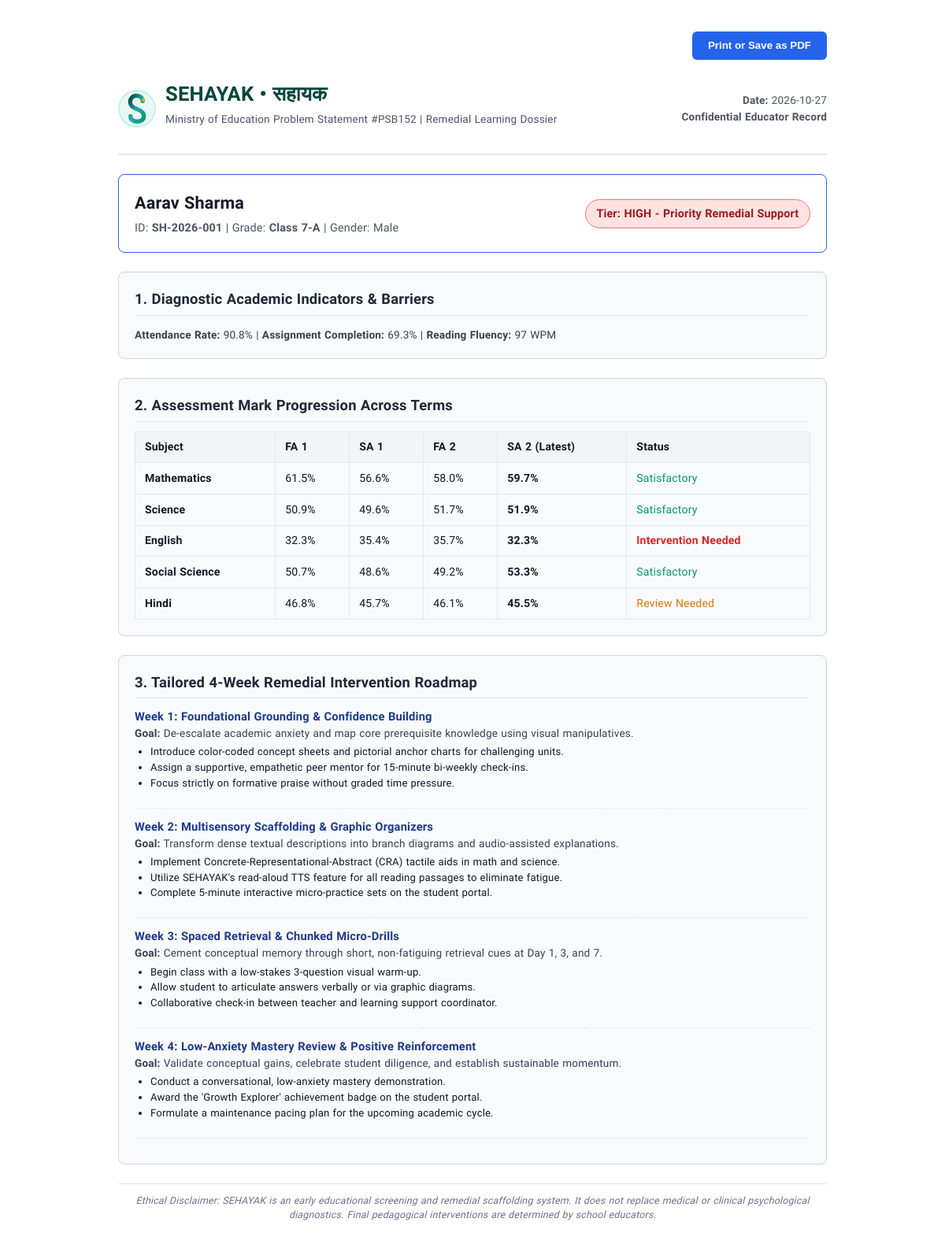
Page /print/SH-2026-001 (signed in) on the committed database.
### tables this page shows
CREATE TABLE students (
            student_id TEXT PRIMARY KEY,
            name TEXT NOT NULL,
            grade TEXT,
            section TEXT,
            teacher_id TEXT DEFAULT 'teacher1',
            gender TEXT,
            attendance_rate REAL,
            assignment_completion_rate REAL,
            homework_accuracy REAL,
            class_participation REAL,
            reading_speed_wpm REAL,
            visual_preference TEXT,
            overall_avg REAL,
            term1_avg REAL,
            term2_avg REAL,
            trend_slope REAL,
            math_fa1 REAL, math_sa1 REAL, math_fa2 REAL, math_sa2 REAL,
            science_fa1 REAL, science_sa1 REAL, science_fa2 REAL, science_sa2 REAL,
            english_fa1 REAL, english_sa1 REAL, english_fa2 REAL, english_sa2 REAL,
            social_fa1 REAL, social_sa1 REAL, social_fa2 REAL, social_sa2 REAL,
            hindi_fa1 REAL, hindi_sa1 REAL, hindi_fa2 REAL, hindi_sa2 REAL,
            risk_level TEXT,
            risk_score REAL,
            support_needed INTEGER,
            reasons_json TEXT,
            strengths_json TEXT,
            weak_subjects_json TEXT,
            archetype TEXT,
            updated_at TIMESTAMP DEFAULT CURRENT_TIMESTAMP
        , assigned_grade TEXT, teacher_weaknesses TEXT, teacher_improvements TEXT, teacher_remarks TEXT, ld_screening_status TEXT DEFAULT 'None', ld_category TEXT DEFAULT 'General', ld_notes TEXT DEFAULT '', counselor_referred INTEGER DEFAULT 0, counselor_priority TEXT DEFAULT 'Not Priority');

### app.py (the view)
@app.route("/print/<student_id>")
@teacher_required
def print_report(student_id):
    student = get_student_by_id(student_id)
    if not student:
        flash("Student not found.", "warning")
        return redirect(url_for("dashboard"))
    current_lang = session.get("lang", "en")
    eval_res = predict_student_risk(student)
    explain_card = generate_student_explanation_card(eval_res, student, lang=current_lang)
    plan = generate_remedial_plan(student, eval_res, lang=current_lang)
    return render_template(
        "report_pdf.html",
        student=student,
        explain=explain_card,
        plan=plan
    )

### app.py (called while the page is built)
@app.context_processor
def inject_i18n():
    current_lang = session.get("lang", "en")
    return {
        "lang": current_lang,
        "t": lambda key: get_text(key, lang=current_lang)
    }

### utils/auth.py (called while the page is built)
def teacher_required(f):
    @wraps(f)
    def decorated_function(*args, **kwargs):
        if "user" not in session:
            flash("Please sign in as an educator.", "warning")
            return redirect(url_for("login"))
        role = session.get("user", {}).get("role")
        if role not in ["teacher", "principal"]:
            flash("Educator credentials are required to view student assessment analytics.", "danger")
            return redirect(url_for("student_portal"))
        return f(*args, **kwargs)
    return decorated_function

### utils/db.py (called while the page is built)
def get_connection():
    os.makedirs(os.path.dirname(DB_PATH), exist_ok=True)
    conn = sqlite3.connect(DB_PATH)
    conn.row_factory = sqlite3.Row
    return conn

def get_student_by_id(student_id):
    conn = get_connection()
    cursor = conn.cursor()
    cursor.execute("SELECT * FROM students WHERE student_id = ?", (student_id,))
    row = cursor.fetchone()
    conn.close()
    return dict(row) if row else None

### templates/report_pdf.html (shortened to what this page needs)
<!DOCTYPE html>
<html lang="en">
<head>
    <link rel="stylesheet" href="{{ url_for('static', filename='css/accessibility.css') }}">
</head>
<body>
    <div class="no-print" style="margin-bottom: 1.5rem; text-align: right;">
        <button onclick="window.print()" style="padding: 0.65rem 1.25rem; background: #2563EB; color: #FFF; border: none; border-radius: 6px; font-weight: 600; cursor: pointer;">
            Print or Save as PDF
        </button>
    </div>
    <div class="header" style="display: flex; align-items: center; justify-content: space-between;">
        <div style="display: flex; align-items: center; gap: 12px;">
            <img src="{{ url_for('static', filename='images/logo.svg') }}" alt="SEHAYAK Logo" width="48" height="48" style="flex-shrink: 0;">
            <div>
                <h1 style="font-size: 1.6rem; font-weight: 700; margin: 0; color: #01463C;">
                    SEHAYAK &bull; सहायक
                </h1>
                <p style="font-size: 0.85rem; color: #4B5563; margin-top: 0.2rem;">
                    Ministry of Education Problem Statement #PSB152 | Remedial Learning Dossier
                </p>
            </div>
        </div>
        <div style="text-align: right; font-size: 0.85rem; color: #4B5563;">
            <div><strong>Date:</strong> 2026-10-27</div>
            <div><strong>Confidential Educator Record</strong></div>
        </div>
    </div>
    <div class="section-box" style="background: #FFF; border: 1.5px solid #2563EB;">
        <div style="display: flex; justify-content: space-between; align-items: center; flex-wrap: wrap;">
            <div>
                <h2 style="font-size: 1.35rem; font-weight: 700; margin: 0;">{{ student.name }}</h2>
                <div style="font-size: 0.9rem; color: #4B5563; margin-top: 0.25rem;">
                    ID: <strong>{{ student.student_id }}</strong> | Grade: <strong>Class {{ student.grade }}-{{ student.section }}</strong> | Gender: {{ student.gender }}
                </div>
            </div>
            <div style="text-align: right;">
                <span style="display: inline-block; padding: 0.4rem 0.85rem; border-radius: 20px; font-weight: 700; font-size: 0.9rem; {% if student.risk_level == 'HIGH' %}background: #FEE2E2; color: #991B1B; border: 1px solid #F87171;{% elif student.risk_level == 'MODERATE' %}background: #FEF3C7; color: #92400E; border: 1px solid #FBBF24;{% else %}background: #D1FAE5; color: #065F46; border: 1px solid #34D399;{% endif %}">
                    Tier: {{ student.risk_level }} - {% if student.risk_level == 'HIGH' %}Priority Remedial Support{% elif student.risk_level == 'MODERATE' %}Guided Academic Support{% else %}On-Track{% endif %}
                </span>
            </div>
        </div>
    </div>
    <div class="section-box">
        <div class="section-title">1. Diagnostic Academic Indicators & Barriers</div>
        <div style="margin-top: 0.75rem; font-size: 0.85rem; color: #374151;">
            <strong>Attendance Rate:</strong> {{ "%.1f"|format(student.attendance_rate) }}% |
            <strong>Assignment Completion:</strong> {{ "%.1f"|format(student.assignment_completion_rate) }}% |
            <strong>Reading Fluency:</strong> {{ student.reading_speed_wpm|int }} WPM
        </div>
    </div>
    <div class="section-box">
        <div class="section-title">2. Assessment Mark Progression Across Terms</div>
        <table>
            <thead>
                <tr>
                    <th>Subject</th>
                    <th>FA 1</th>
                    <th>SA 1</th>
                    <th>FA 2</th>
                    <th>SA 2 (Latest)</th>
                    <th>Status</th>
                </tr>
            </thead>
            <tbody>
                {% for sub, sub_name in [('math', 'Mathematics'), ('science', 'Science'), ('english', 'English'), ('social', 'Social Science'), ('hindi', 'Hindi')] %}
                <tr>
                    <td><strong>{{ sub_name }}</strong></td>
                    <td>{{ "%.1f"|format(student[sub ~ '_fa1']) }}%</td>
                    <td>{{ "%.1f"|format(student[sub ~ '_sa1']) }}%</td>
                    <td>{{ "%.1f"|format(student[sub ~ '_fa2']) }}%</td>
                    <td><strong>{{ "%.1f"|format(student[sub ~ '_sa2']) }}%</strong></td>
                    <td>
                        {% if student[sub ~ '_sa2'] < 35.0 %}
                            <span style="color: #DC2626; font-weight: 600;">Intervention Needed</span>
                        {% elif student[sub ~ '_sa2'] < 50.0 %}
                            <span style="color: #D97706;">Review Needed</span>
                        {% else %}
                            <span style="color: #059669;">Satisfactory</span>
                        {% endif %}
                    </td>
                </tr>
                {% endfor %}
            </tbody>
        </table>
    </div>
    <div class="section-box">
        <div class="section-title">3. Tailored 4-Week Remedial Intervention Roadmap</div>
        {% for week in plan.four_week_plan %}
        <div style="margin-bottom: 0.75rem; padding-bottom: 0.5rem; border-bottom: 1px dashed #E5E7EB;">
            <div style="font-weight: 700; color: #1E3A8A; font-size: 0.92rem;">{{ week.title }}</div>
            <div style="font-size: 0.85rem; color: #374151;"><strong>Goal:</strong> {{ week.goal }}</div>
            <ul style="font-size: 0.82rem; padding-left: 1.25rem; margin-top: 0.25rem;">
                {% if week.tasks %}
                    {% for t in week.tasks %}
                    <li>{{ t.text if t.text is defined else t }}</li>
                    {% endfor %}
                {% else %}
                    {% for act in week.activities %}
                    <li>{{ act }}</li>
                    {% endfor %}
                {% endif %}
            </ul>
        </div>
        {% endfor %}
    </div>
    <div style="margin-top: 1.5rem; font-size: 0.78rem; color: #6B7280; text-align: center; border-top: 1px solid #E5E7EB; padding-top: 0.75rem;">
        <em>Ethical Disclaimer: SEHAYAK is an early educational screening and remedial scaffolding system. It does not replace medical or clinical psychological diagnostics. Final pedagogical interventions are determined by school educators.</em>
    </div>
</body>
</html>

### static/css/accessibility.css (style rules this page uses)
:root { --font-heading: 'Bricolage Grotesque', -apple-system, BlinkMacSystemFont, "Segoe UI", Roboto, sans-serif; --font-body: 'PT Sans', -apple-system, BlinkMacSystemFont, "Segoe UI", Roboto, sans-serif; --font-family-current: var(--font-body); --font-size-base: 16px; --line-height-base: 1.6; --letter-spacing-base: 0.01em; --word-spacing-base: 0.04em; --bg-body: #FDF7EF; --bg-surface: #FFFFFF; --bg-surface-alt: #F8E7CD; --border-color: #EADBC8; --border-color-dark: #01463C; --text-primary: #01463C; --text-secondary: #1F5F55; --text-muted: #537D75; --accent-primary: #9B74FF; --accent-primary-hover: #8257E5; --accent-primary-light: #ECE5FF; --accent-forest: #01463C; --accent-forest-dark: #033932; --accent-gold: #F0AF00; --accent-teal: #1EACB0; --accent-coral: #FF6B6B; --badge-priority-bg: #FEF2F2; --badge-priority-border: #FCA5A5; --badge-priority-text: #991B1B; --badge-priority-icon: #DC2626; --badge-guided-bg: #FFFBEB; --badge-guided-border: #FCD34D; --badge-guided-text: #92400E; --badge-guided-icon: #D97706; --badge-ontrack-bg: #ECFDF5; --badge-ontrack-border: #6EE7B7; --badge-ontrack-text: #065F46; --badge-ontrack-icon: #059669; --focus-ring: 3px solid #01463C; }
body { font-family: var(--font-family-current); font-size: var(--font-size-base); line-height: var(--line-height-base); letter-spacing: var(--letter-spacing-base); word-spacing: var(--word-spacing-base); background-color: var(--bg-body); color: var(--text-primary); text-align: left !important; transition: background-color 0.25s ease, color 0.25s ease; }
p, li, dd, dt, th, td { text-align: left !important; }
body.font-visdeurbel, body:not(.font-opendyslexic):not(.font-lexend):not(.font-sans) { --font-family-current: 'PT Sans', -apple-system, BlinkMacSystemFont, "Segoe UI", Roboto, sans-serif !important; }
body.font-visdeurbel h1, body.font-visdeurbel h2, body.font-visdeurbel h3, body.font-visdeurbel h4, body.font-visdeurbel h5, body.font-visdeurbel h6, body:not(.font-opendyslexic):not(.font-lexend) h1, body:not(.font-opendyslexic):not(.font-lexend) h2, body:not(.font-opendyslexic):not(.font-lexend) h3, body:not(.font-opendyslexic):not(.font-lexend) h4, body:not(.font-opendyslexic):not(.font-lexend) h5, body:not(.font-opendyslexic):not(.font-lexend) h6, body:not(.font-opendyslexic):not(.font-lexend) .brand-text h1, body:not(.font-opendyslexic):not(.font-lexend) .card-title, body:not(.font-opendyslexic):not(.font-lexend) .kpi-value, body:not(.font-opendyslexic):not(.font-lexend) .btn { font-family: 'Bricolage Grotesque', sans-serif !important; }

### templates/report_pdf.html (style rules this page uses)
body { background: #FFFFFF !important; color: #111827 !important; padding: 2.5rem; max-width: 900px; margin: 0 auto; font-family: 'Lexend', Arial, sans-serif; line-height: 1.5; }
.header { display: flex; justify-content: space-between; align-items: center; border-bottom: 2px solid #E5E7EB; padding-bottom: 1.25rem; margin-bottom: 1.5rem; }
.section-box { border: 1px solid #D1D5DB; border-radius: 8px; padding: 1.25rem; margin-bottom: 1.5rem; background: #F9FAFB; }
.section-title { font-size: 1.15rem; font-weight: 700; color: #1F2937; margin-bottom: 0.75rem; border-bottom: 1px solid #E5E7EB; padding-bottom: 0.35rem; }
table { width: 100%; border-collapse: collapse; margin-top: 0.75rem; }
th, td { border: 1px solid #E5E7EB; padding: 0.55rem 0.75rem; font-size: 0.88rem; text-align: left; }
th { background: #F3F4F6; font-weight: 600; }

### rows in the picture
students: name "Aarav Sharma", student_id "SH-2026-001", grade "7", section "A", gender "Male", risk_level "HIGH", attendance_rate "90.8", assignment_completion_rate "69.3", reading_speed_wpm "97", math_fa1 "61.5" "50.9" "32.3" "50.7" "46.8", math_sa1 "56.6" "49.6" "35.4" "48.6" "45.7", math_fa2 "58.0" "51.7" "35.7" "49.2" "46.1", math_sa2 "59.7" "51.9" "32.3" "53.3" "45.5"

### other values in the picture
{{ sub_name }} "Mathematics" "Science" "English" "Social Science" "Hindi"
{{ week.title }} "Week 1: Foundational Grounding & Confidence Building" "Week 2: Multisensory Scaffolding & Graphic Organizers" "Week 3: Spaced Retrieval & Chunked Micro-Drills" "Week 4: Low-Anxiety Mastery Review & Positive Reinforcement"
{{ week.goal }} "De-escalate academic anxiety and map core prerequisite knowledge using visual manipulatives." "Transform dense textual descriptions into branch diagrams and audio-assisted explanations." "Cement conceptual memory through short, non-fatiguing retrieval cues at Day 1, 3, and 7." "Validate conceptual gains, celebrate student diligence, and establish sustainable momentum."
{{ t.text if t.text is defined else t }} "Introduce color-coded concept sheets and pictorial anchor charts for challenging units." "Assign a supportive, empathetic peer mentor for 15-minute bi-weekly check-ins." "Focus strictly on formative praise without graded time pressure." "Implement Concrete-Representational-Abstract (CRA) tactile aids in math and science." "Utilize SEHAYAK's read-aloud TTS feature for all reading passages to eliminate fatigue." "Complete 5-minute interactive micro-practice sets on the student portal." "Begin class with a low-stakes 3-question visual warm-up." "Allow student to articulate answers verbally or via graphic diagrams." "Collaborative check-in between teacher and learning support coordinator." "Conduct a conversational, low-anxiety mastery demonstration." "Award the 'Growth Explorer' achievement badge on the student portal." "Formulate a maintenance pacing plan for the upcoming academic cycle."
